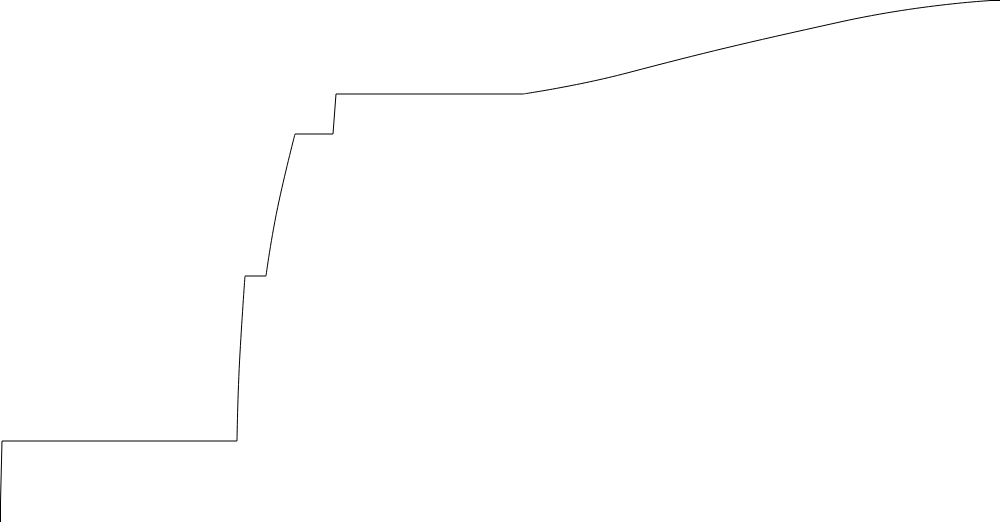
#> input picture images/al_fe_system/aFe_800K_log.tiff, 1000 x 522 px
$ python values_from_image_test.py
#> lines starting #> are read from the running program, lines starting #| are printed output that depends on the picture
import pandas as pd
import matplotlib
from matplotlib import pyplot as plt
import numpy as np
import cv2

def monotonically_increasing(l):
    return all(x <= y for x, y in zip(l, l[1:]))

def make_monotone(data: np.ndarray):
    rising = data[0] < data[-1]
    last_value = 0
    new_data = np.copy(data)
    for i in range(1, data.shape[0]):
        if data[i] >= data[last_value] if rising else data[i] <= data[last_value]:
            new_data[last_value : i + 1] = np.linspace(
                data[last_value], data[i], i - last_value + 1
            )
            last_value = i
    return new_data

def write_column_first(path, data: np.ndarray, col_name: str):
    data = np.asarray(data).ravel()
    df = pd.DataFrame({col_name: data})
    df.to_csv(path, index=False)

def write_column(path, data: np.ndarray, col_name: str):
    csv_file_path = path
    df = pd.read_csv(csv_file_path)
    column = data
    df[f'{col_name}'] = column
    df.to_csv(csv_file_path, index=False)

# data = np.array([[0,0,0,0,0,0,1,1],
#                  [0,0,0,0,1,1,0,0],
#                  [0,0,0,1,0,0,0,0],
#                  [0,0,0,1,0,0,0,0],
#                  [0,0,1,0,0,0,0,0],
#                  [0,1,0,0,0,0,0,0],
#                  [1,0,0,0,0,0,0,0],
#                  [1,0,0,0,0,0,0,0]])

img_path = ("images/al_fe_system/aFe_800K_log.tiff")
data_raw = cv2.imread(img_path, 0)
#> data_raw is the input picture: shape (522, 1000); min 0, max 255, mean 254.3
data_255 = cv2.bitwise_not(data_raw)
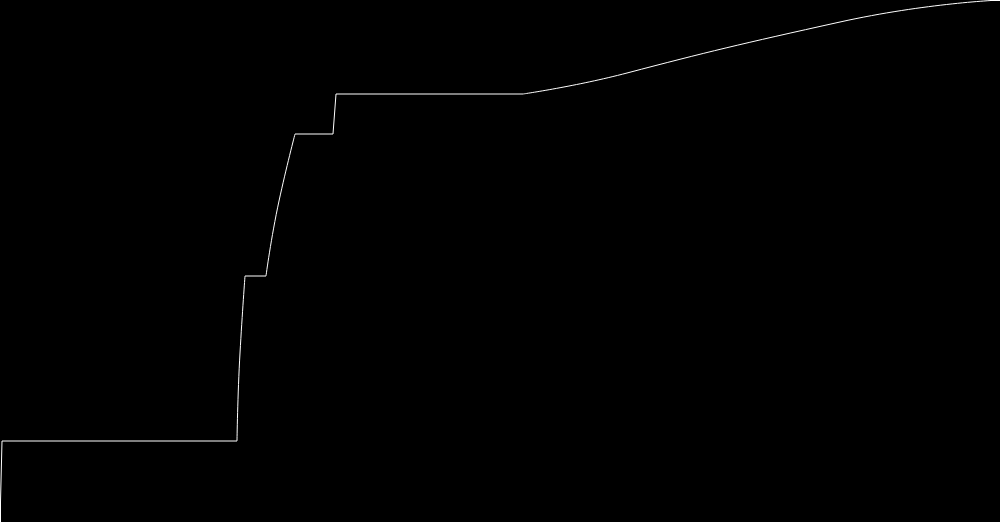
#> data_255: shape (522, 1000); min 0, max 255, mean 0.7
data = data_255 / 255.0

data = data[::-1]

idx = np.argwhere(data>0.4)
#> idx = 2015 pairs, first value 0 to 521, second value 0 to 999

x = idx[:,1]
#> x = 2015 values, max 999 at index 2014, min 0 at index 0, mean 387.9
y = idx[:,0]
#> y = 2015 values from 0 to 521

unique_x, inverse = np.unique(x, return_inverse=True)
#> unique_x = 1000 values from 0 to 999; inverse has the same summary as x

mean_y = np.bincount(inverse, weights=y) / np.bincount(inverse)
#> mean_y = 1000 values from 21.5 to 521

# mean_y = mean_y[::-1] # reverse array for Al activities
# x_values = np.hstack([np.array(0), unique_x, np.array(unique_x.shape[0]+1)])
# y_values = np.hstack([np.array(0.0), mean_y, np.array(np.max(mean_y))])
x_values = unique_x
#> x_values = 1000 values from 0 to 999
y_values = mean_y
#> y_values = 1000 values from 21.5 to 521

print(y_values.shape)
#| (1000,)

monotone = monotonically_increasing(y_values)
#> monotone = True

print(monotone)
#| True

if monotone == False:
    y_values = make_monotone(y_values)

print(monotonically_increasing(y_values))
#| True

xmin, xmax = np.min(y_values), np.max(y_values)
#> xmin = 21.5; xmax = 521
a, b = -16.42908729285, -0.00103153185

y_scaled_log = a + (y_values - xmin) * (b - a) / (xmax - xmin)
#> y_scaled_log = 1000 values from -16.43 to -0.00103

plt.plot(x_values, y_scaled_log)
plt.show()
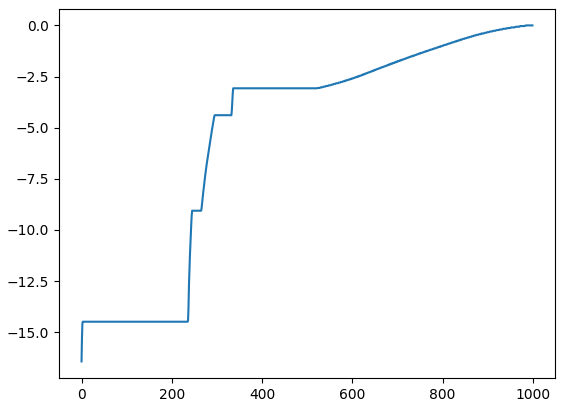
#> figure drawn by matplotlib, 1 panel; curve peaks at x = 985, y = -0.00103

y_scaled = np.exp(y_scaled_log)
#> y_scaled = 1000 values from 7.33e-08 to 0.999
plt.plot(x_values, y_scaled)
plt.show()
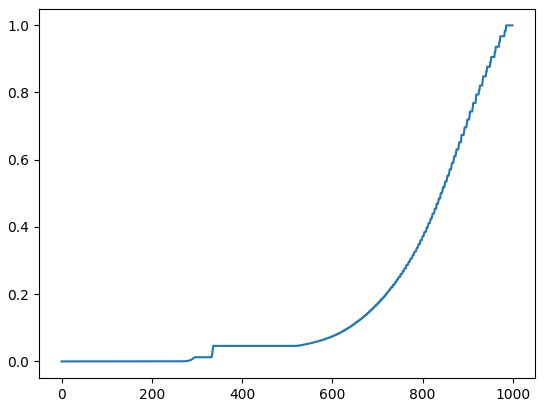
#> figure drawn by matplotlib, 1 panel; curve peaks at x = 985, y = 0.999

csv_path = "lookup/Activities_Al-Fe_edited.csv"
name_col = "a-Fe(800K)"
write_column(csv_path, y_scaled, name_col)
#> (reads lookup/Activities_Al-Fe_edited.csv from the repository)
#> (the run stopped early here; a loop or call above may not have finished)
